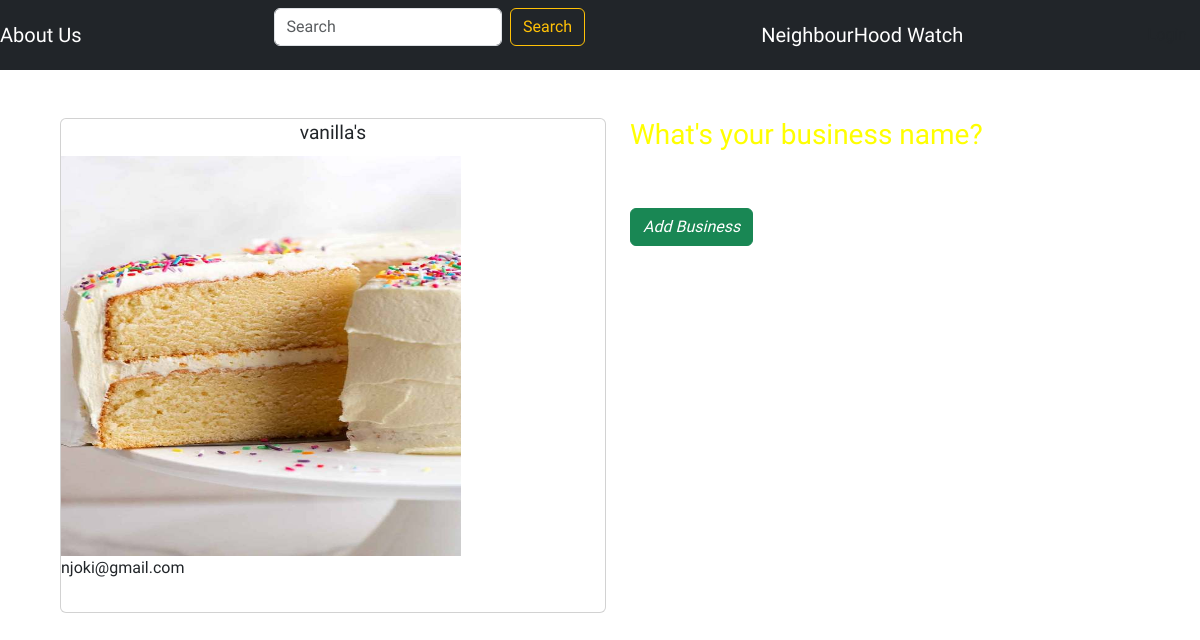
The app's page /business/ with its own data.
### watch/models.py (models this page shows)
class Business(models.Model):
    name=models.CharField(max_length=30)
    image=models.ImageField()
    uname=models.ForeignKey(User, on_delete=models.CASCADE)
    neighbourhood_id=models.ForeignKey(NeighbourHood, on_delete=models.CASCADE)
    email=models.EmailField()

### watch/views.py (the view)
# urls.py: path('business/', views.business, name='business'),
def business(request):
    business_list=Business.objects.all()
    context={'business_list': business_list}
    return render(request, 'business.html', context)

### watch/templates/business.html (shortened to what this page needs)
{% extends "base.html" %}
{% load bootstrap5 %}
{% load static %}
{% block content%}
{{ block.super }}
<div class="container-fluid m-5">
    <div class="row row-cols-2">
        <div class="col">
            {% for business in business_list %}
            <div class="card">
                <div class="card-title" style="font-size: larger; text-align: center;">{{ business.name }}</div>
                <img class="image-thumbail" src="{{ business.image.url }}" alt="" width="500px" height="500px">
                    <p>{{ business.email }}</p>
            </div>
        </div>
        <div class="row">
            <div class="col">
                <h3>What's your business name?</h3><br><br>
                <a href="{% url 'add' %}">
                    <button class="btn btn-success" style="text-transform: capitalize; font-style: italic;">add
                        Business</button></a>
            </div>
        </div>
        {% endfor %}
    </div>
</div>
{% endblock %}

### static/css/styles.css (style rules this page uses)
* { font-family: 'Lobster', cursive; }
h3 { color: yellow; }
.container-fluid { width: 95%; }
.image-thumbail { height: 400px; width: 400px; }

### records on screen
Business: name "vanilla's", image (picture), email "njoki@gmail.com"
